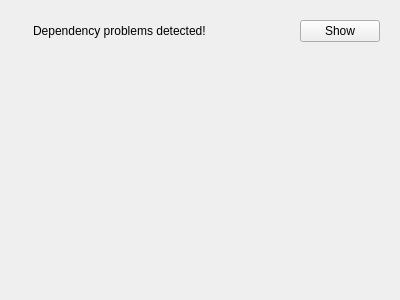
<?xml version="1.0" encoding="UTF-8"?>
<ui version="4.0">
 <class>DependencyCheckerWidget</class>
 <widget class="QWidget" name="DependencyCheckerWidget">
  <property name="geometry">
   <rect>
    <x>0</x>
    <y>0</y>
    <width>400</width>
    <height>300</height>
   </rect>
  </property>
  <property name="sizePolicy">
   <sizepolicy hsizetype="Preferred" vsizetype="Minimum">
    <horstretch>0</horstretch>
    <verstretch>0</verstretch>
   </sizepolicy>
  </property>
  <property name="windowTitle">
   <string>Form</string>
  </property>
  <property name="locale">
   <locale language="English" country="UnitedStates"/>
  </property>
  <layout class="QVBoxLayout" name="verticalLayout">
   <item>
    <widget class="QWidget" name="widget" native="true">
     <layout class="QHBoxLayout" name="horizontalLayout">
      <item>
       <widget class="QLabel" name="label">
        <property name="text">
         <string/>
        </property>
        <property name="pixmap">
         <pixmap resource="resources.qrc">:/resources/icons/emblem-warning-16.png</pixmap>
        </property>
       </widget>
      </item>
      <item>
       <widget class="QLabel" name="label_2">
        <property name="text">
         <string>Dependency problems detected!</string>
        </property>
       </widget>
      </item>
      <item>
       <spacer name="horizontalSpacer">
        <property name="orientation">
         <enum>Qt::Horizontal</enum>
        </property>
        <property name="sizeHint" stdset="0">
         <size>
          <width>56</width>
          <height>20</height>
         </size>
        </property>
       </spacer>
      </item>
      <item>
       <widget class="QPushButton" name="btnShow">
        <property name="text">
         <string>Show</string>
        </property>
        <property name="checkable">
         <bool>true</bool>
        </property>
       </widget>
      </item>
     </layout>
    </widget>
   </item>
   <item>
    <widget class="QWidget" name="expandWidget" native="true">
     <property name="sizePolicy">
      <sizepolicy hsizetype="Preferred" vsizetype="Expanding">
       <horstretch>0</horstretch>
       <verstretch>0</verstretch>
      </sizepolicy>
     </property>
     <layout class="QGridLayout" name="gridLayout">
      <item row="0" column="0">
       <widget class="QTextEdit" name="lblIssues">
        <property name="styleSheet">
         <string notr="true">QTextEdit { background-color: transparent; }</string>
        </property>
        <property name="frameShape">
         <enum>QFrame::NoFrame</enum>
        </property>
        <property name="readOnly">
         <bool>true</bool>
        </property>
       </widget>
      </item>
     </layout>
    </widget>
   </item>
  </layout>
 </widget>
 <resources>
  <include location="resources.qrc"/>
 </resources>
 <connections/>
</ui>
